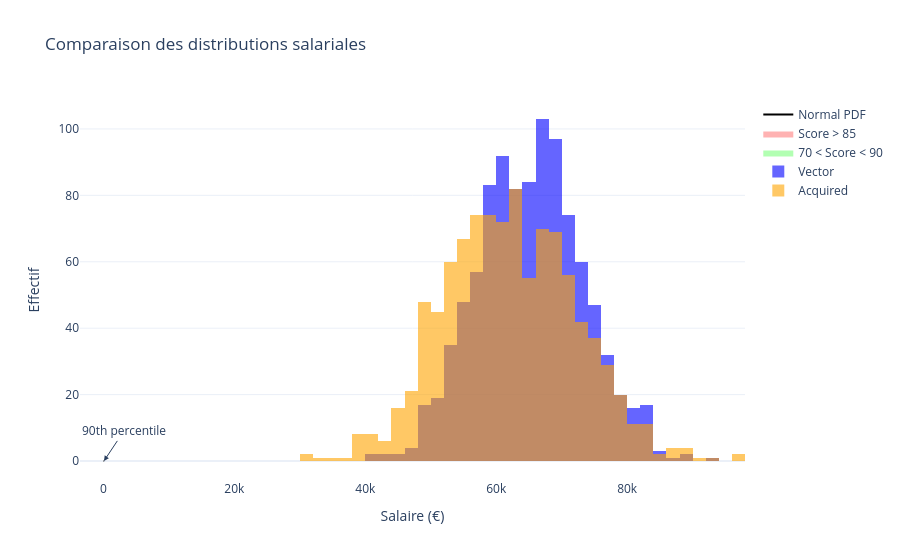

The notebook cell this image was saved under:
### Markdown cell above
## Task 3: Compare two employee populations

Vector acquired a competitor last year. HR wants to compare salary distributions between original Vector employees and acquired employees to ensure compensation equity across both groups.

**Context**: Original employees earn mean salary €65,000 with std €8,000. Acquired employees earn mean €62,000 with std €10,000. Both distributions are normal.

- Generate 1,000 salaries for each group. 
- Create overlapping histograms comparing both distributions. 
- Calculate the percentage of acquired employees earning less than the Vector median. 
- Determine what salary puts an acquired employee at the same percentile as a Vector employee earning €70,000.

<Note type = "hint">

Generate two separate arrays using `np.random.normal()` with different parameters. Find Vector median with `np.median()`. Calculate percentile of €70,000 in Vector distribution using `stats.norm.cdf(70000, mu_vector, sigma_vector)`. Then find equivalent salary in acquired distribution using `stats.norm.ppf(percentile, mu_acquired, sigma_acquired)`. For visualization, use `plt.hist()` twice with `alpha=0.6` for transparency and different colors.

</Note>

### Code cell
# Define salary parameters for both groups
mu_vector = 65000
sigma_vector = 8000
mu_acquired = 62000
sigma_acquired = 10000
n_sample = 1000

# Generate salaries for both groups
salaries_vector = np.random.normal(mu_vector, sigma_vector, n_sample)
salaries_acquired = np.random.normal(mu_acquired, sigma_acquired, n_sample)

# Calculate Vector median salary
median_vector = np.median(salaries_vector)

# Calculate percentage of acquired employees below Vector median
pct_below = (salaries_acquired < median_vector).mean()*100

# Find percentile of €70,000 in Vector distribution
p_70k = stats.norm.cdf(70000, mu_vector, sigma_vector)
# % des individus de la distribution Vector qui gagnent moins de 70k
# Find equivalent salary in acquired distribution at same percentile
equiv_salary = stats.norm.ppf(p_70k, mu_acquired, sigma_acquired)
# % des individus de la distribution Acquired qui ont le même score que 70k dans Vector

# Print comparison results
print(f"Pourcentage d'acquis gagnant < médiane Vector : {pct_below:.1f}%")
print(f"Salaire équivalent à 70k dans acquis : {equiv_salary:.0f}€")

# Create overlapping histograms
fig.add_trace(go.Histogram(
    x=salaries_vector,
    nbinsx=40,
    opacity=0.6,
    name="Vector",
    marker_color="blue"
))

# Histogram for Acquired
fig.add_trace(go.Histogram(
    x=salaries_acquired,
    nbinsx=40,
    opacity=0.6,
    name="Acquired",
    marker_color="orange"
))

# Overlay mode to mimic Matplotlib behavior
fig.update_layout(
    barmode='overlay',   # superpose les histogrammes (comme Matplotlib)
    title="Comparaison des distributions salariales",
    xaxis_title="Salaire (€)",
    yaxis_title="Effectif",
    template="plotly_white"
)

fig.show()

# YOUR INTERPRETATION HERE:
# Does this comparison suggest salary equity issues? What action should HR take?

### Figure 1 — Plotly figure (JSON) as saved in the notebook; plotly's stock layout.template omitted (floating-point values rounded to 4 significant figures; data arrays with more than 128 entries replaced by an {"elided": "..."} marker saying what was removed)
{"data": [{"line": {"color": "black"}, "mode": "lines", "name": "Normal PDF", "type": "scatter", "x": {"elided": "500 float values"}, "y": {"elided": "500 float values"}}, {"fill": "tozeroy", "fillcolor": "rgba(255,0,0,0.3)", "line": {"color": "rgba(255,0,0,0)"}, "mode": "lines", "name": "Score > 85", "type": "scatter", "x": {"elided": "179 float values"}, "y": {"elided": "179 float values"}}, {"fill": "tozeroy", "fillcolor": "rgba(0,255,0,0.3)", "line": {"color": "rgba(0,255,0,0)"}, "mode": "lines", "name": "70 < Score < 90", "type": "scatter", "x": {"elided": "143 float values"}, "y": {"elided": "143 float values"}}, {"marker": {"color": "blue"}, "name": "Vector", "nbinsx": 40, "opacity": 0.6, "type": "histogram", "x": {"elided": "1000 float values"}}, {"marker": {"color": "orange"}, "name": "Acquired", "nbinsx": 40, "opacity": 0.6, "type": "histogram", "x": {"elided": "1000 float values"}}], "layout": {"annotations": [{"arrowhead": 2, "ax": 20, "ay": -30, "showarrow": true, "text": "90th percentile", "x": 90.38, "y": 0.02992}], "barmode": "overlay", "shapes": [{"line": {"color": "purple", "dash": "dash", "width": 2}, "type": "line", "x0": 90.38, "x1": 90.38, "y0": 0, "y1": 0.03324}], "title": {"text": "Comparaison des distributions salariales"}, "xaxis": {"title": {"text": "Salaire (€)"}}, "yaxis": {"title": {"text": "Effectif"}}}}
